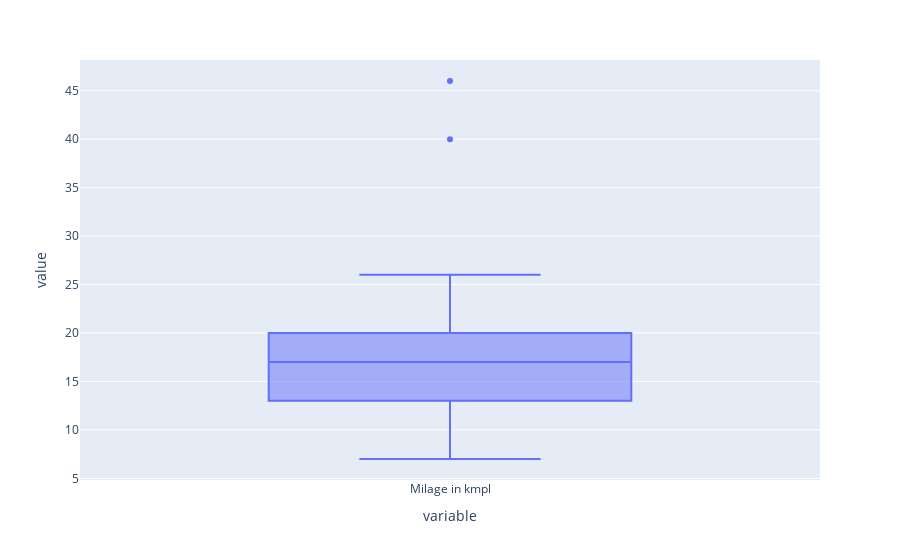

Notebook code for this chart:
### Code cell
px.box(cars['Milage in kmpl'])

### Figure 1 — Plotly figure (JSON) as saved in the notebook; plotly's stock layout.template omitted (floating-point values rounded to 4 significant figures; data arrays with more than 128 entries replaced by an {"elided": "..."} marker saying what was removed)
{"data": [{"alignmentgroup": "True", "hovertemplate": "variable=%{x}<br>value=%{y}<extra></extra>", "legendgroup": "", "marker": {"color": "#636efa"}, "name": "", "notched": false, "offsetgroup": "", "orientation": "v", "showlegend": false, "type": "box", "x": {"elided": "189 str values"}, "x0": " ", "xaxis": "x", "y": {"elided": "189 int values"}, "y0": " ", "yaxis": "y"}], "layout": {"boxmode": "group", "legend": {"tracegroupgap": 0}, "margin": {"t": 60}, "xaxis": {"anchor": "y", "domain": [0, 1], "title": {"text": "variable"}}, "yaxis": {"anchor": "x", "domain": [0, 1], "title": {"text": "value"}}}}
